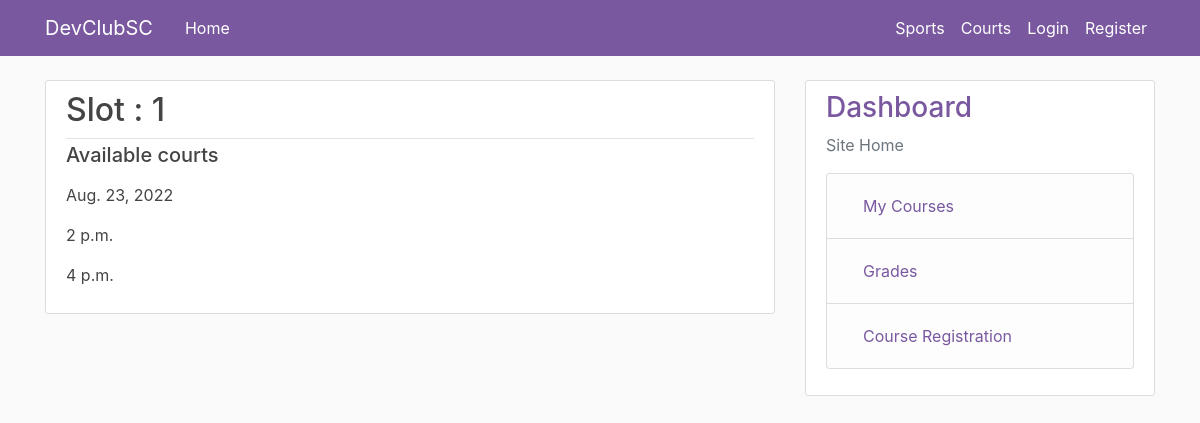
The page /slots/1/ on the database as committed earlier.
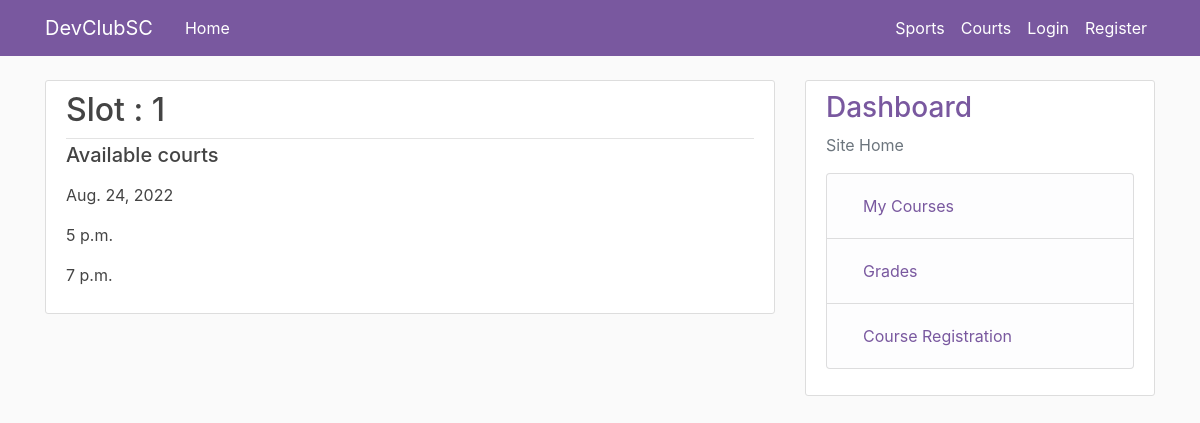
The same page on the database as committed later.
### sports/models.py (models this page shows, shortened)
class Slot(models.Model):
    sport = models.ForeignKey(Sport,on_delete=models.CASCADE,default='')
    court = models.ForeignKey(Court,on_delete=models.CASCADE,default='')
    date = models.DateField()
    start_time = models.TimeField()
    end_time = models.TimeField()

### sports/views.py (the view)
# urls.py: path('slots/<int:pk>/', SlotDetailView.as_view(), name='slots-detail'),
class SlotDetailView(DetailView):
    model = Slot
    context_object_name = 'slot'

### sports/templates/sports/slot_detail.html (shortened to what this page needs)
{% extends 'sports/base.html' %}
{% block content %}
    <article class="media content-section">
        <div class="media-body">
        <div class="article-metadata">
            <h2 class="article-title">Slot : {{slot.id}}</h2>
        </div>
        <h5>Available courts</h5>
            <p class="article-content">{{ slot.date }}</p>
            <p class="article-content">{{ slot.start_time }}</p>
            <p class="article-content">{{ slot.end_time }}</p>
        </div>
    </article>
{% endblock content %}

Rows that differ between the two databases and show on the page:
changed Slot id 1: date "Aug. 23, 2022" → "Aug. 24, 2022"; start_time "2 p.m." → "5 p.m."; end_time "4 p.m." → "7 p.m."
